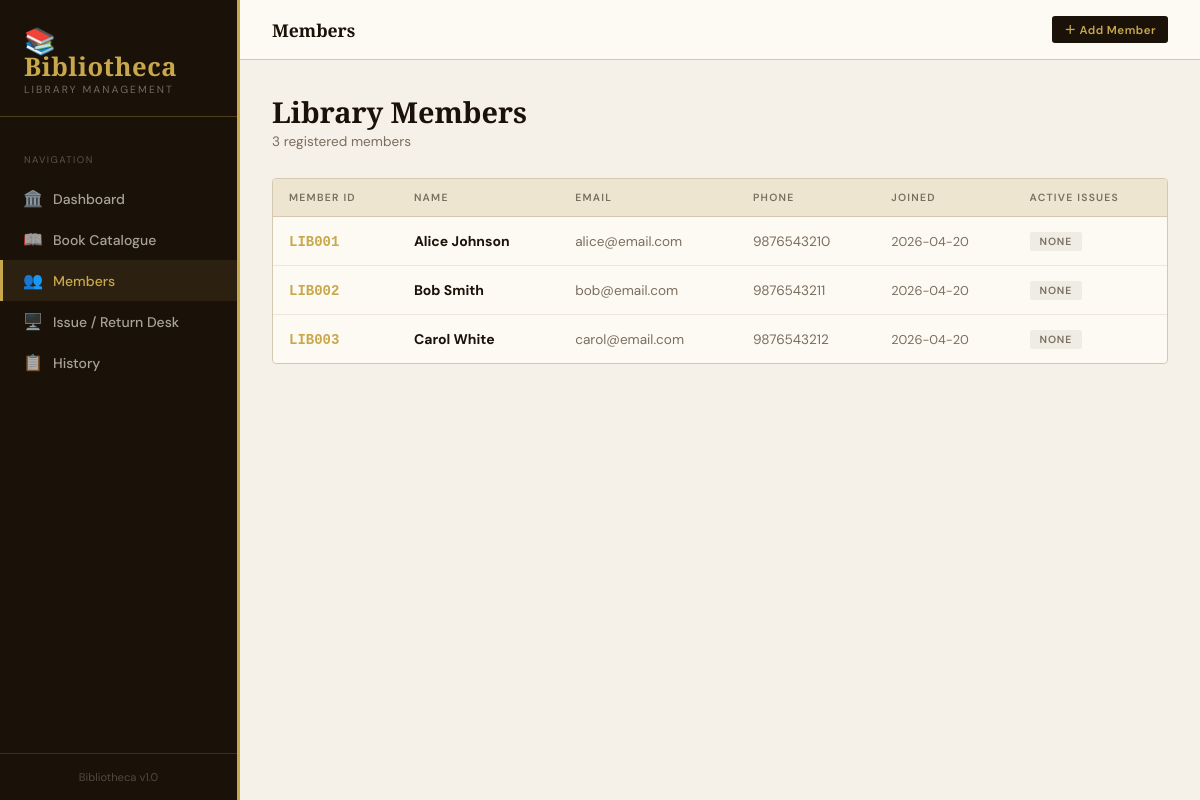
/members, run on the app's committed database.
### tables this page shows
CREATE TABLE members (
        id INTEGER PRIMARY KEY AUTOINCREMENT,
        name TEXT NOT NULL,
        email TEXT UNIQUE NOT NULL,
        phone TEXT,
        member_id TEXT UNIQUE NOT NULL,
        joined_on TEXT DEFAULT CURRENT_TIMESTAMP
    );

### app.py (the view)
@app.route('/members')
def members():
    conn = get_db()
    members = conn.execute("""
        SELECT m.*, COUNT(CASE WHEN t.status='issued' THEN 1 END) as active_books
        FROM members m
        LEFT JOIN transactions t ON m.id = t.member_id
        GROUP BY m.id ORDER BY m.name
    """).fetchall()
    conn.close()
    return render_template('members.html', members=members)

### app.py (called while the page is built)
def get_db():
    conn = sqlite3.connect(DB_PATH)
    conn.row_factory = sqlite3.Row
    return conn

### templates/members.html (shortened to what this page needs)
{% extends "base.html" %}
{% block page_title %}Members{% endblock %}
{% block topbar_actions %}
  <a href="{{ url_for('add_member') }}" class="btn btn-primary btn-sm">＋ Add Member</a>
{% endblock %}
{% block content %}
<div class="page-header">
  <div>
    <h2>Library Members</h2>
    <p>{{ members|length }} registered member{% if members|length != 1 %}s{% endif %}</p>
  </div>
</div>
<div class="card">
  {% if members %}
  <table>
    <thead>
      <tr>
        <th>Member ID</th>
        <th>Name</th>
        <th>Email</th>
        <th>Phone</th>
        <th>Joined</th>
        <th>Active Issues</th>
      </tr>
    </thead>
    <tbody>
      {% for m in members %}
      <tr>
        <td><span style="font-family:monospace; font-weight:600; color:var(--gold)">{{ m.member_id }}</span></td>
        <td><strong>{{ m.name }}</strong></td>
        <td style="color:var(--muted); font-size:0.85rem">{{ m.email }}</td>
        <td style="color:var(--muted); font-size:0.85rem">{{ m.phone or '—' }}</td>
        <td style="color:var(--muted); font-size:0.8rem">{{ m.joined_on[:10] }}</td>
        <td>
          {% if m.active_books > 0 %}
          <span class="badge badge-gold">{{ m.active_books }} book{% if m.active_books != 1 %}s{% endif %}</span>
          {% else %}
          <span class="badge badge-muted">None</span>
          {% endif %}
        </td>
      </tr>
      {% endfor %}
    </tbody>
  </table>
  {% else %}
  <div class="empty-state">
    <div class="emoji">👥</div>
    <p>No members yet. <a href="{{ url_for('add_member') }}" style="color:var(--gold)">Add your first member</a>.</p>
  </div>
  {% endif %}
</div>
{% endblock %}

### templates/base.html (style rules this page uses)
:root { --ink: #1a1209; --cream: #f5f0e8; --parchment: #ede5d0; --gold: #c9a84c; --gold-light: #e8c97a; --rust: #b84c2b; --forest: #2d5a3d; --muted: #7a6e5e; --border: #d4c9b0; --white: #fdfaf4; --shadow: rgba(26,18,9,0.12); }
* { margin:0; padding:0; box-sizing:border-box; }
body { font-family: 'DM Sans', sans-serif; background: var(--cream); color: var(--ink); min-height: 100vh; }
.card { background: var(--white); border: 1px solid var(--border); border-radius: 4px; overflow: hidden; margin-bottom: 24px; }
table { width:100%; border-collapse:collapse; }
thead th { padding: 12px 16px; text-align: left; font-size: 0.65rem; letter-spacing: 0.12em; text-transform: uppercase; color: var(--muted); font-weight: 600; background: var(--parchment); border-bottom: 1px solid var(--border); }
tbody tr { border-bottom: 1px solid rgba(212,201,176,0.4); transition: background 0.15s; }
tbody tr:last-child { border-bottom: none; }
tbody td { padding: 14px 16px; font-size: 0.875rem; }
.badge { display: inline-block; padding: 3px 10px; border-radius: 2px; font-size: 0.65rem; font-weight: 600; letter-spacing: 0.08em; text-transform: uppercase; }
.badge-muted { background: rgba(122,110,94,0.1); color: var(--muted); }
.btn { display: inline-flex; align-items:center; gap:6px; padding: 9px 18px; border-radius: 3px; font-size: 0.8rem; font-weight: 600; cursor: pointer; text-decoration: none; border: none; transition: all 0.2s; font-family: inherit; letter-spacing: 0.04em; }
.btn-primary { background: var(--ink); color: var(--gold); }
.btn-sm { padding: 5px 12px; font-size: 0.72rem; }
.page-header { display:flex; align-items:center; justify-content:space-between; margin-bottom: 28px; }
.page-header h2 { font-family: 'Playfair Display', serif; font-size: 1.8rem; font-weight: 700; }
.page-header p { color: var(--muted); font-size: 0.85rem; margin-top: 2px; }

### data on the page
members: member_id "LIB001", name "Alice Johnson", email "alice@email.com", phone "9876543210", joined_on "2026-04-20"
members: member_id "LIB002", name "Bob Smith", email "bob@email.com", phone "9876543211", joined_on "2026-04-20"
members: member_id "LIB003", name "Carol White", email "carol@email.com", phone "9876543212", joined_on "2026-04-20"

### other printed values
{{ members|length }} "3"
